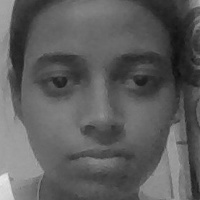
#> input picture faces/585ffa63f6b4.jpg, 200 x 200 px; its folder holds only this picture in this run
$ python -i app.py   (imports and definitions only)
#> lines starting #> are read from the running program, lines starting #| are printed output that depends on the picture
#> further down, picture is the input picture: shape (200, 200, 3); min 14, max 232, mean 93.2

import os
import json
import base64
import secrets
import re
from datetime import datetime, date
from functools import wraps

import cv2
import numpy as np

from flask import (
    Flask, render_template, request,
    redirect, url_for, flash, session, jsonify
)

# [1 line not run here, left out]
# [3 lines that did not run here, left out]

BASE_DIR = os.path.dirname(os.path.abspath(__file__))
DATA_DIR = os.path.join(BASE_DIR, "data")
FACES_DIR = os.path.join(BASE_DIR, "faces")

# [2 lines not run here, left out]

STUDENTS_FILE = os.path.join(DATA_DIR, "students.json")
ATTENDANCE_FILE = os.path.join(DATA_DIR, "attendance.json")

ADMIN_USERNAME = os.environ.get("ADMIN_USERNAME", "admin")
ADMIN_PASSWORD = os.environ.get("ADMIN_PASSWORD", "ChangeMe123!")

# LBPH face recognition settings
CONFIDENCE_LIMIT = 70

face_detector = cv2.CascadeClassifier(
    cv2.data.haarcascades + "haarcascade_frontalface_default.xml"
)

recognizer = None
face_labels = {}


# -------------------------------
# JSON FUNCTIONS
# -------------------------------

# [16 lines left out: functions read_json, write_json, not called in this run]


def get_students():
    return read_json(STUDENTS_FILE, [])


def get_attendance():
    return read_json(ATTENDANCE_FILE, [])


# Create JSON files if they do not exist
# [5 lines not run here, left out]


# -------------------------------
# LOGIN PROTECTION
# -------------------------------

# [37 lines left out: functions login_required, home, login, logout, not called in this run]


# -------------------------------
# FACE RECOGNITION FUNCTIONS
# -------------------------------

def get_face_crop(image):
    gray = cv2.cvtColor(image, cv2.COLOR_BGR2GRAY)

    faces = face_detector.detectMultiScale(
        gray,
        scaleFactor=1.1,
        minNeighbors=5,
        minSize=(80, 80)
    )
#> faces = [[15, 14, 172, 172]]

    if len(faces) == 0:
        return None, "No face detected. Try again."

    if len(faces) > 1:
        return None, "More than one face detected. Only one person should be in the frame."

    x, y, w, h = faces[0]
#> x = 15; y = 14; w = 172; h = 172

    face = gray[y:y+h, x:x+w]
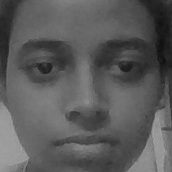
#> face: shape (172, 172); min 14, max 168, mean 90.7
    face = cv2.resize(face, (200, 200))
#> face: shape (200, 200)

    return face, None


# [477 lines left out: functions decode_image, train_face_model, dashboard, students, delete_student, attendance and 4 more, not called in this run]


# -------------------------------
# START APPLICATION
# -------------------------------

# [9 lines not run here, left out]

>>> import cv2
>>> picture = cv2.imread('faces/585ffa63f6b4.jpg')
>>> result = get_face_crop(picture)
